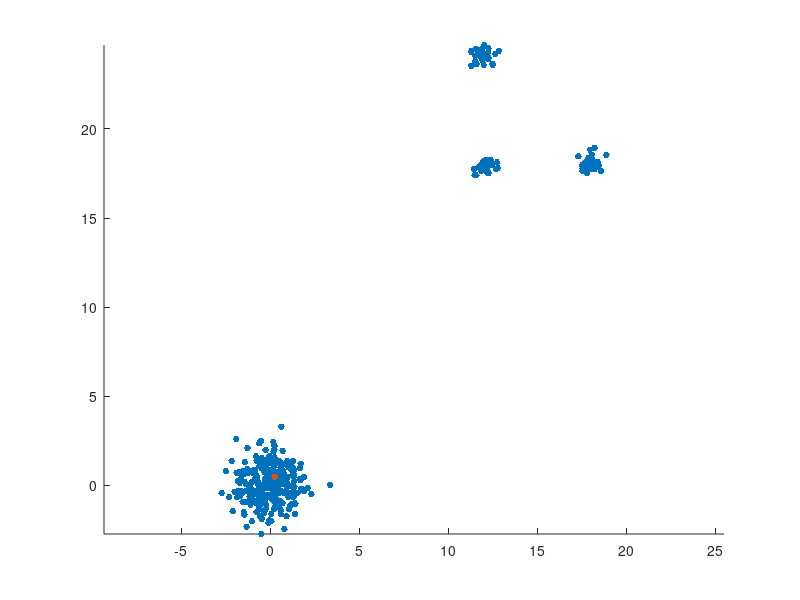

This chart was generated by the following MATLAB code:
%%
% Use a reweighting l2 scheme for the computation of medians.

n = 300;
p = round(.1*n); % outliers

crandn = @(n)randn(n,1) + 1i*randn(n,1);

x = [crandn(n-p); ...
        crandn(p)*.3 + 30 *( .4+1i*.6 ); ...
        crandn(p)*.3 + 30 *( .6+1i*.6 ); ...
        crandn(p)*.3 + 30 *( .4+1i*.8 )];
y = mean(x);


niter = 50; 
tau = .2; % slow down
epsilon = 1e-9;
for it=1:niter
    clf; hold on;
    plot(x, '.', 'MarkerSize', 15);
    plot(y, '.', 'MarkerSize', 15);
    % axis([-1 1 -1 1]*4);
    axis equal; axis tight;
    drawnow;
    %
    w = 1./(epsilon + abs(x-y));
    y1 = sum( w .* x) ./ sum(w);
    y = (1-tau)*y + tau*y1;
end
